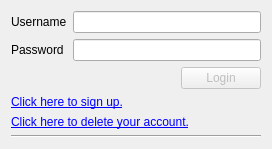
<?xml version="1.0" encoding="UTF-8"?>
<ui version="4.0">
 <class>LoginWin</class>
 <widget class="QDialog" name="LoginWin">
  <property name="geometry">
   <rect>
    <x>0</x>
    <y>0</y>
    <width>288</width>
    <height>173</height>
   </rect>
  </property>
  <property name="windowTitle">
   <string>Login</string>
  </property>
  <layout class="QVBoxLayout" name="verticalLayout">
   <property name="sizeConstraint">
    <enum>QLayout::SetFixedSize</enum>
   </property>
   <item>
    <layout class="QGridLayout" name="gridLayout">
     <item row="1" column="0">
      <widget class="QLabel" name="PasswordLabel">
       <property name="text">
        <string>Password</string>
       </property>
      </widget>
     </item>
     <item row="1" column="1">
      <widget class="QLineEdit" name="PasswordEdit">
       <property name="text">
        <string/>
       </property>
       <property name="echoMode">
        <enum>QLineEdit::Password</enum>
       </property>
      </widget>
     </item>
     <item row="0" column="0">
      <widget class="QLabel" name="UsernameLabel">
       <property name="text">
        <string>Username</string>
       </property>
      </widget>
     </item>
     <item row="0" column="1">
      <widget class="QLineEdit" name="UsernameEdit"/>
     </item>
    </layout>
   </item>
   <item>
    <layout class="QHBoxLayout" name="horizontalLayout">
     <property name="spacing">
      <number>2</number>
     </property>
     <property name="leftMargin">
      <number>170</number>
     </property>
     <item>
      <widget class="QPushButton" name="LoginButton">
       <property name="enabled">
        <bool>false</bool>
       </property>
       <property name="maximumSize">
        <size>
         <width>100</width>
         <height>25</height>
        </size>
       </property>
       <property name="mouseTracking">
        <bool>false</bool>
       </property>
       <property name="layoutDirection">
        <enum>Qt::LeftToRight</enum>
       </property>
       <property name="text">
        <string>Login</string>
       </property>
       <property name="icon">
        <iconset theme="dialog-ok">
         <normaloff>.</normaloff>.</iconset>
       </property>
       <property name="default">
        <bool>true</bool>
       </property>
       <property name="flat">
        <bool>false</bool>
       </property>
      </widget>
     </item>
    </layout>
   </item>
   <item>
    <widget class="QLabel" name="RegistrationLink">
     <property name="cursor">
      <cursorShape>PointingHandCursor</cursorShape>
     </property>
     <property name="autoFillBackground">
      <bool>false</bool>
     </property>
     <property name="text">
      <string>&lt;a href=&quot;\&quot;&gt;Click here to sign up.&lt;/a&gt;</string>
     </property>
     <property name="textInteractionFlags">
      <set>Qt::LinksAccessibleByMouse</set>
     </property>
    </widget>
   </item>
   <item>
    <widget class="QLabel" name="CancellationLink">
     <property name="text">
      <string>&lt;a href=&quot;\&quot;&gt;Click here to delete your account.&lt;/a&gt;</string>
     </property>
     <property name="textFormat">
      <enum>Qt::AutoText</enum>
     </property>
    </widget>
   </item>
   <item>
    <widget class="Line" name="line">
     <property name="orientation">
      <enum>Qt::Horizontal</enum>
     </property>
    </widget>
   </item>
  </layout>
 </widget>
 <resources>
  <include location="icons.qrc"/>
 </resources>
 <connections/>
</ui>
